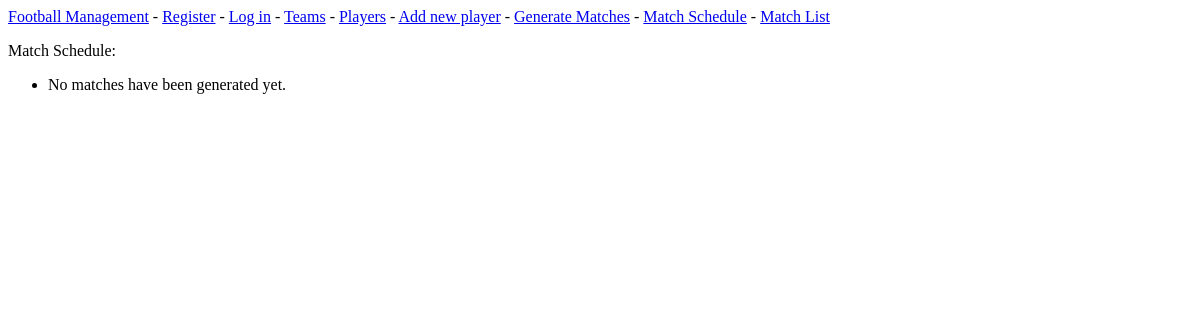
Page /match_schedule/ on the earlier database version.
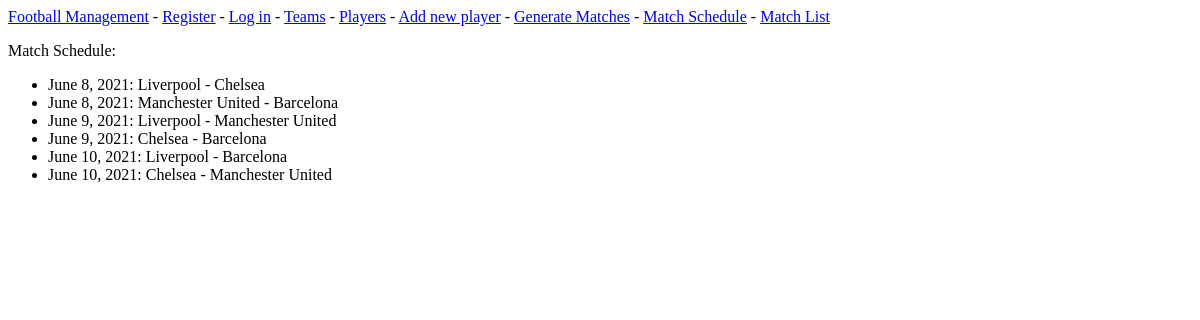
Same page on the later database version.
### football_management_app/models.py (models this page shows)
class Match(models.Model):
    visitor = models.ForeignKey(Team, on_delete=models.CASCADE, related_name='visitor')
    host = models.ForeignKey(Team, on_delete=models.CASCADE, related_name='host')
    date = models.DateField()

class Team(models.Model):
    name = models.CharField(max_length=30)
    date_added = models.DateTimeField(auto_now_add=True)
    def __str__(self):
        return self.name

### football_management_app/views.py (the view)
# urls.py: path('match_schedule/', MatchScheduleListView.as_view(), name='match_schedule'),
class MatchScheduleListView(ListView):
    model = Match
    template_name = 'football_management_app/match_schedule.html'

### football_management_app/templates/football_management_app/match_schedule.html
{% extends "football_management_app/base.html" %}
{% block content %}
  <p>Match Schedule:</p>
  <ul>
    {% for match in object_list %}
      <li> {{match.date}}: {{match.visitor}} - {{match.host}} </li>
    {% empty %}
      <li>No matches have been generated yet.</li>
    {% endfor %}
  </ul>
{% endblock content %}

Differences in the rows shown:
added Match: date "June 8, 2021", visitor "Liverpool", host "Chelsea"
added Match: date "June 8, 2021", visitor "Manchester United", host "Barcelona"
added Match: date "June 9, 2021", visitor "Liverpool", host "Manchester United"
added Match: date "June 9, 2021", visitor "Chelsea", host "Barcelona"
added Match: date "June 10, 2021", visitor "Liverpool", host "Barcelona"
added Match: date "June 10, 2021", visitor "Chelsea", host "Manchester United"
Other differences:
text no longer shown: "No matches have been generated yet."
